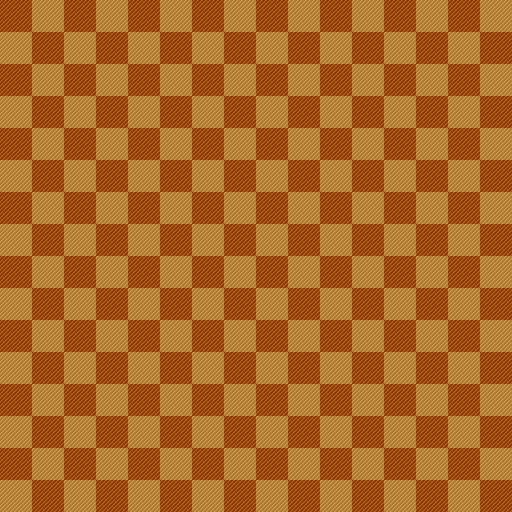

This game map was drawn from its Tiled (.tmx) file and the tilesets committed beside it. A one-line description and the full map source follow:
An orthogonal 32x32 tile map with 16x16 px tiles, 1 tile layer (Tile Layer 1).

<map version="1.2" tiledversion="1.3.4" orientation="orthogonal" renderorder="right-down" width="32" height="32" tilewidth="16" tileheight="16" infinite="0" nextlayerid="2" nextobjectid="1">
 <tileset firstgid="1" source="tileset2.tsx" />
 <layer id="1" name="Tile Layer 1" width="32" height="32">
  <data encoding="csv">
7,7,2,2,7,7,2,2,7,7,2,2,7,7,2,2,7,7,2,2,7,7,2,2,7,7,2,2,7,7,2,2,
7,7,2,2,7,7,2,2,7,7,2,2,7,7,2,2,7,7,2,2,7,7,2,2,7,7,2,2,7,7,2,2,
2,2,7,7,2,2,7,7,2,2,7,7,2,2,7,7,2,2,7,7,2,2,7,7,2,2,7,7,2,2,7,7,
2,2,7,7,2,2,7,7,2,2,7,7,2,2,7,7,2,2,7,7,2,2,7,7,2,2,7,7,2,2,7,7,
7,7,2,2,7,7,2,2,7,7,2,2,7,7,2,2,7,7,2,2,7,7,2,2,7,7,2,2,7,7,2,2,
7,7,2,2,7,7,2,2,7,7,2,2,7,7,2,2,7,7,2,2,7,7,2,2,7,7,2,2,7,7,2,2,
2,2,7,7,2,2,7,7,2,2,7,7,2,2,7,7,2,2,7,7,2,2,7,7,2,2,7,7,2,2,7,7,
2,2,7,7,2,2,7,7,2,2,7,7,2,2,7,7,2,2,7,7,2,2,7,7,2,2,7,7,2,2,7,7,
7,7,2,2,7,7,2,2,7,7,2,2,7,7,2,2,7,7,2,2,7,7,2,2,7,7,2,2,7,7,2,2,
7,7,2,2,7,7,2,2,7,7,2,2,7,7,2,2,7,7,2,2,7,7,2,2,7,7,2,2,7,7,2,2,
2,2,7,7,2,2,7,7,2,2,7,7,2,2,7,7,2,2,7,7,2,2,7,7,2,2,7,7,2,2,7,7,
2,2,7,7,2,2,7,7,2,2,7,7,2,2,7,7,2,2,7,7,2,2,7,7,2,2,7,7,2,2,7,7,
7,7,2,2,7,7,2,2,7,7,2,2,7,7,2,2,7,7,2,2,7,7,2,2,7,7,2,2,7,7,2,2,
7,7,2,2,7,7,2,2,7,7,2,2,7,7,2,2,7,7,2,2,7,7,2,2,7,7,2,2,7,7,2,2,
2,2,7,7,2,2,7,7,2,2,7,7,2,2,7,7,2,2,7,7,2,2,7,7,2,2,7,7,2,2,7,7,
2,2,7,7,2,2,7,7,2,2,7,7,2,2,7,7,2,2,7,7,2,2,7,7,2,2,7,7,2,2,7,7,
7,7,2,2,7,7,2,2,7,7,2,2,7,7,2,2,7,7,2,2,7,7,2,2,7,7,2,2,7,7,2,2,
7,7,2,2,7,7,2,2,7,7,2,2,7,7,2,2,7,7,2,2,7,7,2,2,7,7,2,2,7,7,2,2,
2,2,7,7,2,2,7,7,2,2,7,7,2,2,7,7,2,2,7,7,2,2,7,7,2,2,7,7,2,2,7,7,
2,2,7,7,2,2,7,7,2,2,7,7,2,2,7,7,2,2,7,7,2,2,7,7,2,2,7,7,2,2,7,7,
7,7,2,2,7,7,2,2,7,7,2,2,7,7,2,2,7,7,2,2,7,7,2,2,7,7,2,2,7,7,2,2,
7,7,2,2,7,7,2,2,7,7,2,2,7,7,2,2,7,7,2,2,7,7,2,2,7,7,2,2,7,7,2,2,
2,2,7,7,2,2,7,7,2,2,7,7,2,2,7,7,2,2,7,7,2,2,7,7,2,2,7,7,2,2,7,7,
2,2,7,7,2,2,7,7,2,2,7,7,2,2,7,7,2,2,7,7,2,2,7,7,2,2,7,7,2,2,7,7,
7,7,2,2,7,7,2,2,7,7,2,2,7,7,2,2,7,7,2,2,7,7,2,2,7,7,2,2,7,7,2,2,
7,7,2,2,7,7,2,2,7,7,2,2,7,7,2,2,7,7,2,2,7,7,2,2,7,7,2,2,7,7,2,2,
2,2,7,7,2,2,7,7,2,2,7,7,2,2,7,7,2,2,7,7,2,2,7,7,2,2,7,7,2,2,7,7,
2,2,7,7,2,2,7,7,2,2,7,7,2,2,7,7,2,2,7,7,2,2,7,7,2,2,7,7,2,2,7,7,
7,7,2,2,7,7,2,2,7,7,2,2,7,7,2,2,7,7,2,2,7,7,2,2,7,7,2,2,7,7,2,2,
7,7,2,2,7,7,2,2,7,7,2,2,7,7,2,2,7,7,2,2,7,7,2,2,7,7,2,2,7,7,2,2,
2,2,7,7,2,2,7,7,2,2,7,7,2,2,7,7,2,2,7,7,2,2,7,7,2,2,7,7,2,2,7,7,
2,2,7,7,2,2,7,7,2,2,7,7,2,2,7,7,2,2,7,7,2,2,7,7,2,2,7,7,2,2,7,7
</data>
 </layer>
</map>
